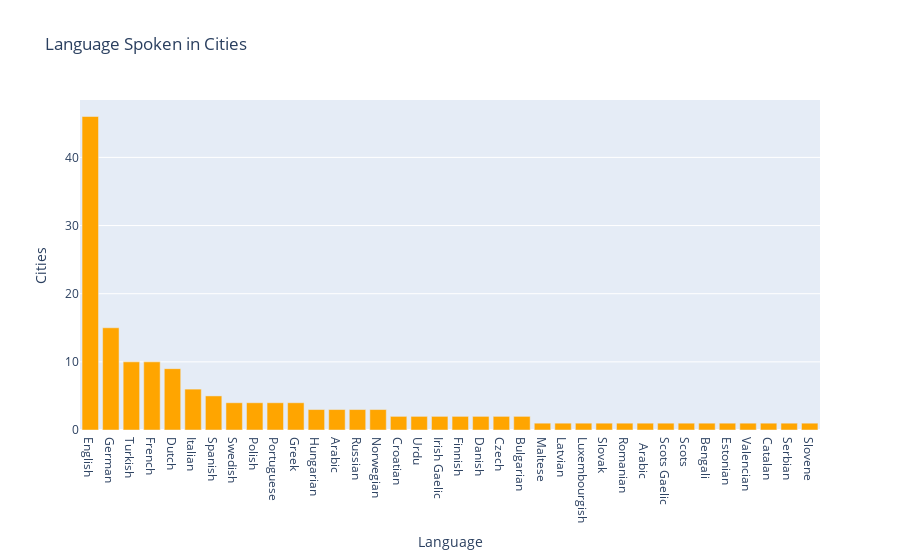

The code cell stored with this chart in its notebook:
### Markdown cell above
- As we can see, the ***Main Spoken Language*** column is formatted as a string of comma-separated languages, so we will first need to convert it to a list of the languages spoken
- After that, we have the languages in a list; we need to explode this column, creating a new row for each language spoken in a city.

### Code cell
lang_series = (df_final['Main Spoken Languages'].str.split(', '))
lang_exploded = lang_series.explode()
    
lang_counts = lang_exploded.value_counts()
print(f'Top 3 most spoken languages are:\n {lang_counts.head(3)}')

fig = px.bar(
    x=lang_counts.index,
    y=lang_counts.values,
    labels={'x': 'Language', 'y': 'Cities'},
    title='Language Spoken in Cities',
    color_discrete_sequence=['orange']
)
fig.show()

### Figure 1 — Plotly figure (JSON) as saved in the notebook; plotly's stock layout.template omitted (floating-point values rounded to 4 significant figures)
{"data": [{"hovertemplate": "Language=%{x}<br>Cities=%{y}<extra></extra>", "legendgroup": "", "marker": {"color": "orange", "pattern": {"shape": ""}}, "name": "", "orientation": "v", "showlegend": false, "textposition": "auto", "type": "bar", "x": ["English", "German", "Turkish", "French", "Dutch", "Italian", "Spanish", "Swedish", "Polish", "Portuguese", "Greek", "Hungarian", "Arabic", "Russian", "Norwegian", "Croatian", "Urdu", "Irish Gaelic", "Finnish", "Danish", "Czech", "Bulgarian", "Maltese", "Latvian", "Luxembourgish", "Slovak", "Romanian", "  Arabic", "Scots Gaelic", "Scots", "Bengali", "Estonian", "Valencian", "Catalan", "Serbian", "Slovene"], "xaxis": "x", "y": [46, 15, 10, 10, 9, 6, 5, 4, 4, 4, 4, 3, 3, 3, 3, 2, 2, 2, 2, 2, 2, 2, 1, 1, 1, 1, 1, 1, 1, 1, 1, 1, 1, 1, 1, 1], "yaxis": "y"}], "layout": {"barmode": "relative", "legend": {"tracegroupgap": 0}, "title": {"text": "Language Spoken in Cities"}, "xaxis": {"anchor": "y", "domain": [0, 1], "title": {"text": "Language"}}, "yaxis": {"anchor": "x", "domain": [0, 1], "title": {"text": "Cities"}}}}
